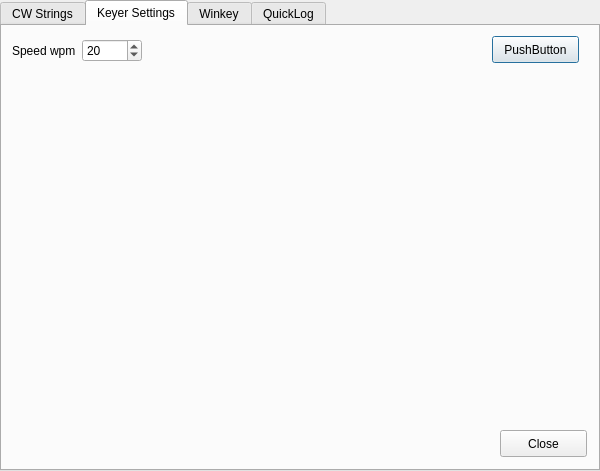
<?xml version="1.0" encoding="UTF-8"?>
<ui version="4.0">
 <class>Morse</class>
 <widget class="QDialog" name="Morse">
  <property name="geometry">
   <rect>
    <x>0</x>
    <y>0</y>
    <width>600</width>
    <height>471</height>
   </rect>
  </property>
  <property name="sizePolicy">
   <sizepolicy hsizetype="Preferred" vsizetype="Preferred">
    <horstretch>0</horstretch>
    <verstretch>0</verstretch>
   </sizepolicy>
  </property>
  <property name="minimumSize">
   <size>
    <width>600</width>
    <height>471</height>
   </size>
  </property>
  <property name="maximumSize">
   <size>
    <width>600</width>
    <height>471</height>
   </size>
  </property>
  <property name="acceptDrops">
   <bool>false</bool>
  </property>
  <property name="windowTitle">
   <string>CW Settings</string>
  </property>
  <widget class="QTabWidget" name="tabWidget">
   <property name="geometry">
    <rect>
     <x>0</x>
     <y>0</y>
     <width>600</width>
     <height>471</height>
    </rect>
   </property>
   <property name="sizePolicy">
    <sizepolicy hsizetype="Maximum" vsizetype="Maximum">
     <horstretch>0</horstretch>
     <verstretch>0</verstretch>
    </sizepolicy>
   </property>
   <property name="minimumSize">
    <size>
     <width>600</width>
     <height>471</height>
    </size>
   </property>
   <property name="maximumSize">
    <size>
     <width>600</width>
     <height>471</height>
    </size>
   </property>
   <property name="autoFillBackground">
    <bool>false</bool>
   </property>
   <property name="currentIndex">
    <number>1</number>
   </property>
   <property name="usesScrollButtons">
    <bool>false</bool>
   </property>
   <widget class="QWidget" name="tabStrings">
    <attribute name="title">
     <string>CW Strings</string>
    </attribute>
    <widget class="QPlainTextEdit" name="plainTextEdit_1">
     <property name="geometry">
      <rect>
       <x>50</x>
       <y>10</y>
       <width>321</width>
       <height>47</height>
      </rect>
     </property>
     <property name="sizePolicy">
      <sizepolicy hsizetype="Fixed" vsizetype="Fixed">
       <horstretch>0</horstretch>
       <verstretch>0</verstretch>
      </sizepolicy>
     </property>
     <property name="focusPolicy">
      <enum>Qt::ClickFocus</enum>
     </property>
     <property name="frameShape">
      <enum>QFrame::StyledPanel</enum>
     </property>
     <property name="lineWidth">
      <number>1</number>
     </property>
    </widget>
    <widget class="QPlainTextEdit" name="plainTextEdit_2">
     <property name="geometry">
      <rect>
       <x>50</x>
       <y>59</y>
       <width>321</width>
       <height>47</height>
      </rect>
     </property>
     <property name="sizePolicy">
      <sizepolicy hsizetype="Fixed" vsizetype="Fixed">
       <horstretch>0</horstretch>
       <verstretch>0</verstretch>
      </sizepolicy>
     </property>
     <property name="focusPolicy">
      <enum>Qt::ClickFocus</enum>
     </property>
     <property name="frameShape">
      <enum>QFrame::StyledPanel</enum>
     </property>
     <property name="lineWidth">
      <number>1</number>
     </property>
    </widget>
    <widget class="QPlainTextEdit" name="plainTextEdit_3">
     <property name="geometry">
      <rect>
       <x>50</x>
       <y>108</y>
       <width>321</width>
       <height>47</height>
      </rect>
     </property>
     <property name="sizePolicy">
      <sizepolicy hsizetype="Fixed" vsizetype="Fixed">
       <horstretch>0</horstretch>
       <verstretch>0</verstretch>
      </sizepolicy>
     </property>
     <property name="focusPolicy">
      <enum>Qt::ClickFocus</enum>
     </property>
     <property name="frameShape">
      <enum>QFrame::StyledPanel</enum>
     </property>
     <property name="lineWidth">
      <number>1</number>
     </property>
    </widget>
    <widget class="QPlainTextEdit" name="plainTextEdit_4">
     <property name="geometry">
      <rect>
       <x>50</x>
       <y>157</y>
       <width>321</width>
       <height>47</height>
      </rect>
     </property>
     <property name="sizePolicy">
      <sizepolicy hsizetype="Fixed" vsizetype="Fixed">
       <horstretch>0</horstretch>
       <verstretch>0</verstretch>
      </sizepolicy>
     </property>
     <property name="focusPolicy">
      <enum>Qt::ClickFocus</enum>
     </property>
     <property name="frameShape">
      <enum>QFrame::StyledPanel</enum>
     </property>
     <property name="lineWidth">
      <number>1</number>
     </property>
    </widget>
    <widget class="QPlainTextEdit" name="plainTextEdit_5">
     <property name="geometry">
      <rect>
       <x>50</x>
       <y>206</y>
       <width>321</width>
       <height>47</height>
      </rect>
     </property>
     <property name="sizePolicy">
      <sizepolicy hsizetype="Fixed" vsizetype="Fixed">
       <horstretch>0</horstretch>
       <verstretch>0</verstretch>
      </sizepolicy>
     </property>
     <property name="focusPolicy">
      <enum>Qt::ClickFocus</enum>
     </property>
     <property name="frameShape">
      <enum>QFrame::StyledPanel</enum>
     </property>
     <property name="lineWidth">
      <number>3</number>
     </property>
    </widget>
    <widget class="QPlainTextEdit" name="plainTextEdit_6">
     <property name="geometry">
      <rect>
       <x>10</x>
       <y>256</y>
       <width>481</width>
       <height>88</height>
      </rect>
     </property>
     <property name="palette">
      <palette>
       <active>
        <colorrole role="Base">
         <brush brushstyle="SolidPattern">
          <color alpha="255">
           <red>252</red>
           <green>252</green>
           <blue>226</blue>
          </color>
         </brush>
        </colorrole>
       </active>
       <inactive>
        <colorrole role="Base">
         <brush brushstyle="SolidPattern">
          <color alpha="255">
           <red>252</red>
           <green>252</green>
           <blue>226</blue>
          </color>
         </brush>
        </colorrole>
       </inactive>
       <disabled>
        <colorrole role="Base">
         <brush brushstyle="SolidPattern">
          <color alpha="255">
           <red>252</red>
           <green>252</green>
           <blue>252</blue>
          </color>
         </brush>
        </colorrole>
       </disabled>
      </palette>
     </property>
     <property name="focusPolicy">
      <enum>Qt::NoFocus</enum>
     </property>
     <property name="readOnly">
      <bool>true</bool>
     </property>
    </widget>
    <widget class="QLabel" name="label">
     <property name="geometry">
      <rect>
       <x>10</x>
       <y>30</y>
       <width>41</width>
       <height>17</height>
      </rect>
     </property>
     <property name="font">
      <font>
       <pointsize>14</pointsize>
       <weight>75</weight>
       <bold>true</bold>
      </font>
     </property>
     <property name="text">
      <string>FN2</string>
     </property>
    </widget>
    <widget class="QLabel" name="label_2">
     <property name="geometry">
      <rect>
       <x>10</x>
       <y>80</y>
       <width>41</width>
       <height>17</height>
      </rect>
     </property>
     <property name="font">
      <font>
       <pointsize>14</pointsize>
       <weight>75</weight>
       <bold>true</bold>
      </font>
     </property>
     <property name="focusPolicy">
      <enum>Qt::NoFocus</enum>
     </property>
     <property name="text">
      <string>FN3</string>
     </property>
    </widget>
    <widget class="QLabel" name="label_3">
     <property name="geometry">
      <rect>
       <x>10</x>
       <y>130</y>
       <width>41</width>
       <height>17</height>
      </rect>
     </property>
     <property name="font">
      <font>
       <pointsize>14</pointsize>
       <weight>75</weight>
       <bold>true</bold>
      </font>
     </property>
     <property name="text">
      <string>FN4</string>
     </property>
    </widget>
    <widget class="QLabel" name="label_4">
     <property name="geometry">
      <rect>
       <x>10</x>
       <y>180</y>
       <width>41</width>
       <height>17</height>
      </rect>
     </property>
     <property name="font">
      <font>
       <pointsize>14</pointsize>
       <weight>75</weight>
       <bold>true</bold>
      </font>
     </property>
     <property name="text">
      <string>FN5</string>
     </property>
    </widget>
    <widget class="QLabel" name="label_5">
     <property name="geometry">
      <rect>
       <x>10</x>
       <y>230</y>
       <width>41</width>
       <height>17</height>
      </rect>
     </property>
     <property name="font">
      <font>
       <pointsize>14</pointsize>
       <weight>75</weight>
       <bold>true</bold>
      </font>
     </property>
     <property name="text">
      <string>FN6</string>
     </property>
    </widget>
    <widget class="QLabel" name="label_7">
     <property name="geometry">
      <rect>
       <x>380</x>
       <y>10</y>
       <width>58</width>
       <height>17</height>
      </rect>
     </property>
     <property name="text">
      <string>Repeat</string>
     </property>
    </widget>
    <widget class="QLabel" name="label_8">
     <property name="geometry">
      <rect>
       <x>440</x>
       <y>10</y>
       <width>58</width>
       <height>17</height>
      </rect>
     </property>
     <property name="text">
      <string>Period</string>
     </property>
    </widget>
    <widget class="QCheckBox" name="checkBox">
     <property name="geometry">
      <rect>
       <x>390</x>
       <y>30</y>
       <width>21</width>
       <height>21</height>
      </rect>
     </property>
     <property name="focusPolicy">
      <enum>Qt::NoFocus</enum>
     </property>
     <property name="text">
      <string/>
     </property>
    </widget>
    <widget class="QSpinBox" name="spinBox">
     <property name="geometry">
      <rect>
       <x>430</x>
       <y>30</y>
       <width>52</width>
       <height>27</height>
      </rect>
     </property>
     <property name="focusPolicy">
      <enum>Qt::NoFocus</enum>
     </property>
    </widget>
    <widget class="QSpinBox" name="spinBox_2">
     <property name="geometry">
      <rect>
       <x>430</x>
       <y>76</y>
       <width>52</width>
       <height>27</height>
      </rect>
     </property>
     <property name="focusPolicy">
      <enum>Qt::NoFocus</enum>
     </property>
    </widget>
    <widget class="QCheckBox" name="checkBox_2">
     <property name="geometry">
      <rect>
       <x>390</x>
       <y>76</y>
       <width>21</width>
       <height>21</height>
      </rect>
     </property>
     <property name="focusPolicy">
      <enum>Qt::NoFocus</enum>
     </property>
     <property name="text">
      <string/>
     </property>
    </widget>
    <widget class="QSpinBox" name="spinBox_3">
     <property name="geometry">
      <rect>
       <x>430</x>
       <y>124</y>
       <width>52</width>
       <height>27</height>
      </rect>
     </property>
     <property name="focusPolicy">
      <enum>Qt::NoFocus</enum>
     </property>
    </widget>
    <widget class="QCheckBox" name="checkBox_3">
     <property name="geometry">
      <rect>
       <x>390</x>
       <y>124</y>
       <width>21</width>
       <height>21</height>
      </rect>
     </property>
     <property name="focusPolicy">
      <enum>Qt::NoFocus</enum>
     </property>
     <property name="text">
      <string/>
     </property>
    </widget>
    <widget class="QPlainTextEdit" name="plainTextEdit">
     <property name="geometry">
      <rect>
       <x>10</x>
       <y>346</y>
       <width>481</width>
       <height>88</height>
      </rect>
     </property>
     <property name="focusPolicy">
      <enum>Qt::ClickFocus</enum>
     </property>
    </widget>
    <widget class="QLabel" name="label_6">
     <property name="geometry">
      <rect>
       <x>500</x>
       <y>270</y>
       <width>58</width>
       <height>17</height>
      </rect>
     </property>
     <property name="text">
      <string>cw sent</string>
     </property>
    </widget>
    <widget class="QLabel" name="label_9">
     <property name="geometry">
      <rect>
       <x>500</x>
       <y>360</y>
       <width>81</width>
       <height>17</height>
      </rect>
     </property>
     <property name="text">
      <string>Input Buffer</string>
     </property>
    </widget>
   </widget>
   <widget class="QWidget" name="tabKey">
    <attribute name="title">
     <string>Keyer Settings</string>
    </attribute>
    <widget class="QPushButton" name="pushButton_3">
     <property name="geometry">
      <rect>
       <x>490</x>
       <y>10</y>
       <width>87</width>
       <height>27</height>
      </rect>
     </property>
     <property name="text">
      <string>PushButton</string>
     </property>
    </widget>
    <widget class="QWidget" name="">
     <property name="geometry">
      <rect>
       <x>10</x>
       <y>10</y>
       <width>130</width>
       <height>29</height>
      </rect>
     </property>
     <layout class="QHBoxLayout" name="horizontalLayout">
      <item>
       <widget class="QLabel" name="label_10">
        <property name="text">
         <string>Speed wpm</string>
        </property>
        <property name="buddy">
         <cstring>spinBox_wpm</cstring>
        </property>
       </widget>
      </item>
      <item>
       <widget class="QSpinBox" name="spinBox_wpm">
        <property name="minimum">
         <number>5</number>
        </property>
        <property name="maximum">
         <number>40</number>
        </property>
        <property name="value">
         <number>20</number>
        </property>
       </widget>
      </item>
     </layout>
    </widget>
   </widget>
   <widget class="QWidget" name="tabWinkey">
    <attribute name="title">
     <string>Winkey</string>
    </attribute>
   </widget>
   <widget class="QWidget" name="tabLog">
    <attribute name="title">
     <string>QuickLog</string>
    </attribute>
   </widget>
  </widget>
  <widget class="QPushButton" name="pushButton">
   <property name="geometry">
    <rect>
     <x>500</x>
     <y>430</y>
     <width>87</width>
     <height>27</height>
    </rect>
   </property>
   <property name="focusPolicy">
    <enum>Qt::NoFocus</enum>
   </property>
   <property name="text">
    <string>Close</string>
   </property>
  </widget>
 </widget>
 <resources/>
 <connections>
  <connection>
   <sender>pushButton</sender>
   <signal>clicked()</signal>
   <receiver>Morse</receiver>
   <slot>close()</slot>
   <hints>
    <hint type="sourcelabel">
     <x>537</x>
     <y>446</y>
    </hint>
    <hint type="destinationlabel">
     <x>479</x>
     <y>439</y>
    </hint>
   </hints>
  </connection>
 </connections>
</ui>
